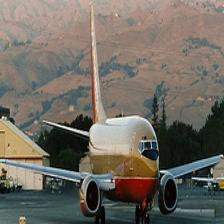
#> input picture classification/train/airplane/airplane_train_0006.jpg, 224 x 224 px, found by its file name; its folder holds only this picture in this run
$ jupyter execute 02_eda.ipynb
#> lines starting #> are read from the running program, lines starting #| are printed output that depends on the picture
[cell 1]
import os
import cv2
import random
import numpy as np
import matplotlib.pyplot as plt
import seaborn as sns

[cell 2]
DATA_PATH = "../data/classification/train"

[cell 3]
classes = os.listdir(DATA_PATH)
print("Total Classes:", len(classes))
print(classes)

[cell 4]
class_counts = {}

for cls in classes:
    folder = os.path.join(DATA_PATH, cls)
    class_counts[cls] = len(os.listdir(folder))

class_counts

[cell 5]
plt.figure(figsize=(12,5))
sns.barplot(x=list(class_counts.keys()), y=list(class_counts.values()))
plt.xticks(rotation=90)
plt.title("Class Distribution")
plt.show()
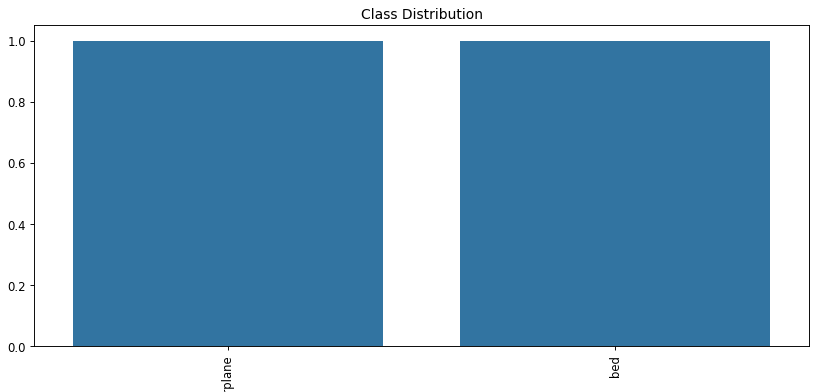
#> figure drawn by matplotlib, 1 panel

[cell 6]
plt.figure(figsize=(15,10))

for i, cls in enumerate(classes[:12]):

    folder = os.path.join(DATA_PATH, cls)
    img_name = random.choice(os.listdir(folder))

    img = cv2.imread(os.path.join(folder, img_name))
#> img is the input picture: shape (224, 224, 3); mean B, G, R 97.5, 106.8, 111.7
    img = cv2.cvtColor(img, cv2.COLOR_BGR2RGB)

    plt.subplot(3,4,i+1)
    plt.imshow(img)
    plt.title(cls)
    plt.axis("off")

plt.show()
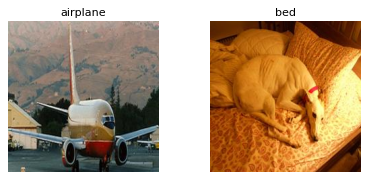
#> figure drawn by matplotlib, 2 panels

[cell 7]
shapes = []

for cls in classes:
    folder = os.path.join(DATA_PATH, cls)
    img_name = random.choice(os.listdir(folder))

    img = cv2.imread(os.path.join(folder, img_name))
    shapes.append(img.shape)

set(shapes)

[cell 8]
img = cv2.imread(os.path.join(DATA_PATH, classes[0], os.listdir(os.path.join(DATA_PATH, classes[0]))[0]))

plt.hist(img.ravel(), bins=50)
plt.title("Pixel Intensity Distribution")
plt.show()
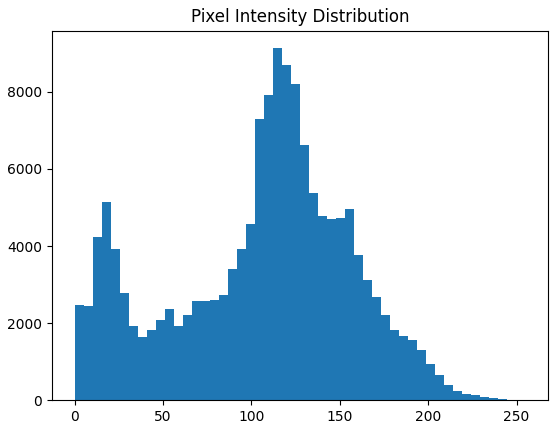
#> figure drawn by matplotlib, 1 panel; tallest bar 9132 high, from x = 112.2 to 117.3
